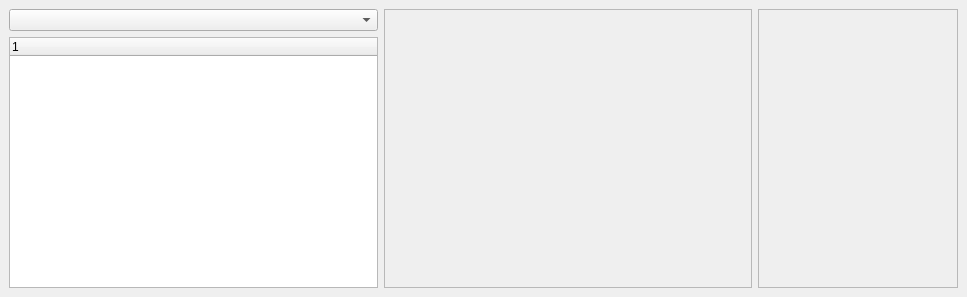
<ui version="4.0" >
 <author></author>
 <comment></comment>
 <exportmacro></exportmacro>
 <class>ResourceManagerUI</class>
 <widget class="QWidget" name="ResourceManagerUI" >
  <property name="geometry" >
   <rect>
    <x>0</x>
    <y>0</y>
    <width>967</width>
    <height>297</height>
   </rect>
  </property>
  <property name="windowTitle" >
   <string>Form</string>
  </property>
  <layout class="QHBoxLayout" >
   <property name="margin" >
    <number>9</number>
   </property>
   <property name="spacing" >
    <number>6</number>
   </property>
   <item>
    <layout class="QVBoxLayout" >
     <property name="margin" >
      <number>0</number>
     </property>
     <property name="spacing" >
      <number>6</number>
     </property>
     <item>
      <widget class="QComboBox" name="mPackageFilter" >
       <property name="sizePolicy" >
        <sizepolicy>
         <hsizetype>7</hsizetype>
         <vsizetype>0</vsizetype>
         <horstretch>0</horstretch>
         <verstretch>0</verstretch>
        </sizepolicy>
       </property>
      </widget>
     </item>
     <item>
      <widget class="QTreeWidget" name="mPackageTree" >
       <property name="contextMenuPolicy" >
        <enum>Qt::CustomContextMenu</enum>
       </property>
      </widget>
     </item>
    </layout>
   </item>
   <item>
    <widget class="QFrame" name="mGroupDisplayFrame" >
     <property name="sizePolicy" >
      <sizepolicy>
       <hsizetype>7</hsizetype>
       <vsizetype>1</vsizetype>
       <horstretch>0</horstretch>
       <verstretch>0</verstretch>
      </sizepolicy>
     </property>
     <property name="minimumSize" >
      <size>
       <width>100</width>
       <height>16</height>
      </size>
     </property>
     <property name="frameShape" >
      <enum>QFrame::StyledPanel</enum>
     </property>
     <property name="frameShadow" >
      <enum>QFrame::Raised</enum>
     </property>
    </widget>
   </item>
   <item>
    <widget class="QFrame" name="mSelectionFrame" >
     <property name="sizePolicy" >
      <sizepolicy>
       <hsizetype>7</hsizetype>
       <vsizetype>7</vsizetype>
       <horstretch>0</horstretch>
       <verstretch>0</verstretch>
      </sizepolicy>
     </property>
     <property name="minimumSize" >
      <size>
       <width>16</width>
       <height>16</height>
      </size>
     </property>
     <property name="maximumSize" >
      <size>
       <width>200</width>
       <height>16777215</height>
      </size>
     </property>
     <property name="frameShape" >
      <enum>QFrame::StyledPanel</enum>
     </property>
     <property name="frameShadow" >
      <enum>QFrame::Raised</enum>
     </property>
    </widget>
   </item>
  </layout>
  <action name="actionAddGroup" >
   <property name="text" >
    <string>Add Group</string>
   </property>
  </action>
  <action name="actionDeleteGroup" >
   <property name="text" >
    <string>Delete Group</string>
   </property>
  </action>
  <action name="actionImportResource" >
   <property name="text" >
    <string>Import Resource</string>
   </property>
  </action>
  <action name="actionDeleteResource" >
   <property name="text" >
    <string>Delete Resource</string>
   </property>
  </action>
 </widget>
 <pixmapfunction></pixmapfunction>
 <resources/>
 <connections/>
</ui>
